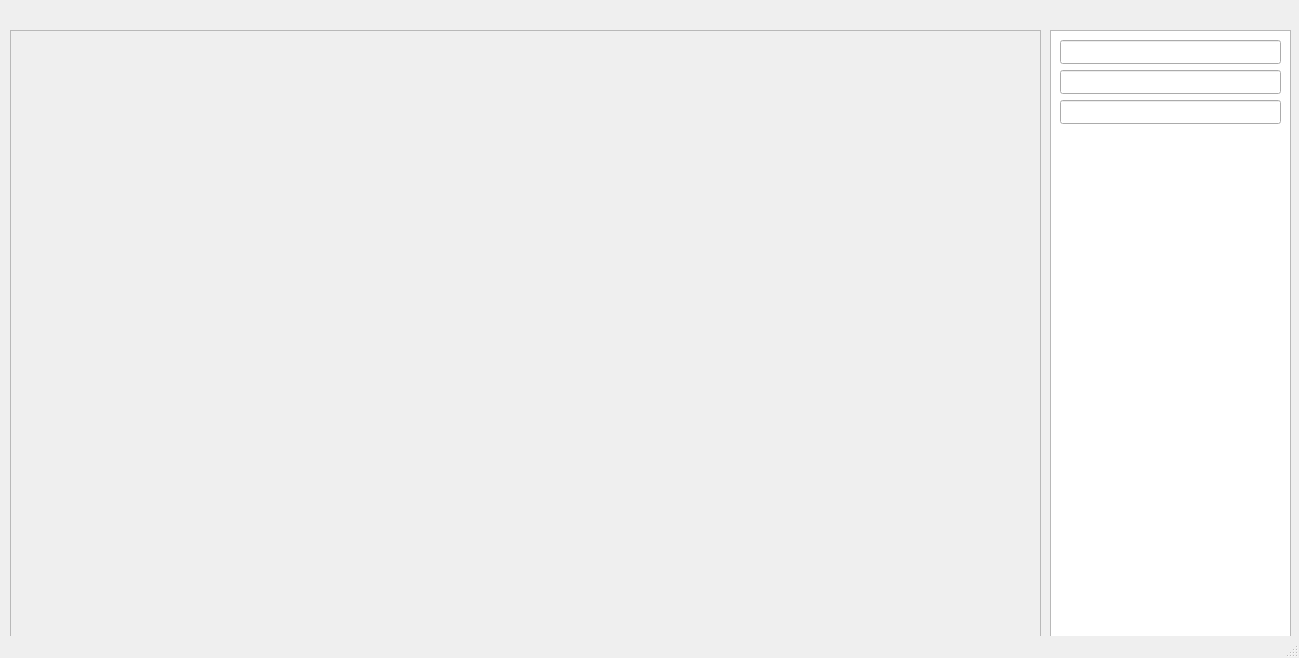
<?xml version="1.0" encoding="UTF-8"?>
<ui version="4.0">
 <class>MainWindow</class>
 <widget class="QMainWindow" name="MainWindow">
  <property name="geometry">
   <rect>
    <x>0</x>
    <y>0</y>
    <width>1299</width>
    <height>658</height>
   </rect>
  </property>
  <property name="windowTitle">
   <string>MainWindow</string>
  </property>
  <widget class="QWidget" name="centralwidget">
   <widget class="QFrame" name="frame">
    <property name="geometry">
     <rect>
      <x>10</x>
      <y>30</y>
      <width>1031</width>
      <height>611</height>
     </rect>
    </property>
    <property name="frameShape">
     <enum>QFrame::StyledPanel</enum>
    </property>
    <property name="frameShadow">
     <enum>QFrame::Raised</enum>
    </property>
   </widget>
   <widget class="QListView" name="listView">
    <property name="geometry">
     <rect>
      <x>1050</x>
      <y>30</y>
      <width>241</width>
      <height>611</height>
     </rect>
    </property>
   </widget>
   <widget class="QLineEdit" name="lineEdit">
    <property name="geometry">
     <rect>
      <x>1060</x>
      <y>40</y>
      <width>221</width>
      <height>24</height>
     </rect>
    </property>
   </widget>
   <widget class="QLineEdit" name="lineEdit_2">
    <property name="geometry">
     <rect>
      <x>1060</x>
      <y>70</y>
      <width>221</width>
      <height>24</height>
     </rect>
    </property>
   </widget>
   <widget class="QLineEdit" name="lineEdit_3">
    <property name="geometry">
     <rect>
      <x>1060</x>
      <y>100</y>
      <width>221</width>
      <height>24</height>
     </rect>
    </property>
   </widget>
  </widget>
  <widget class="QStatusBar" name="statusbar"/>
 </widget>
 <resources/>
 <connections/>
</ui>
